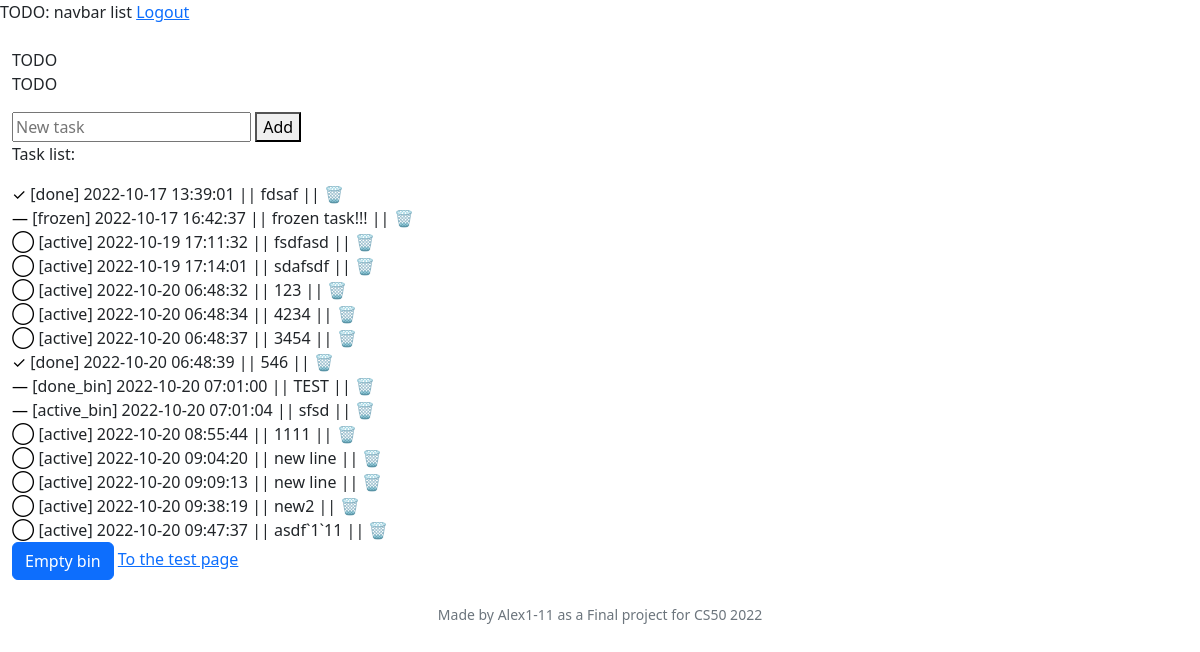
Page / (signed in) on the earlier database version.
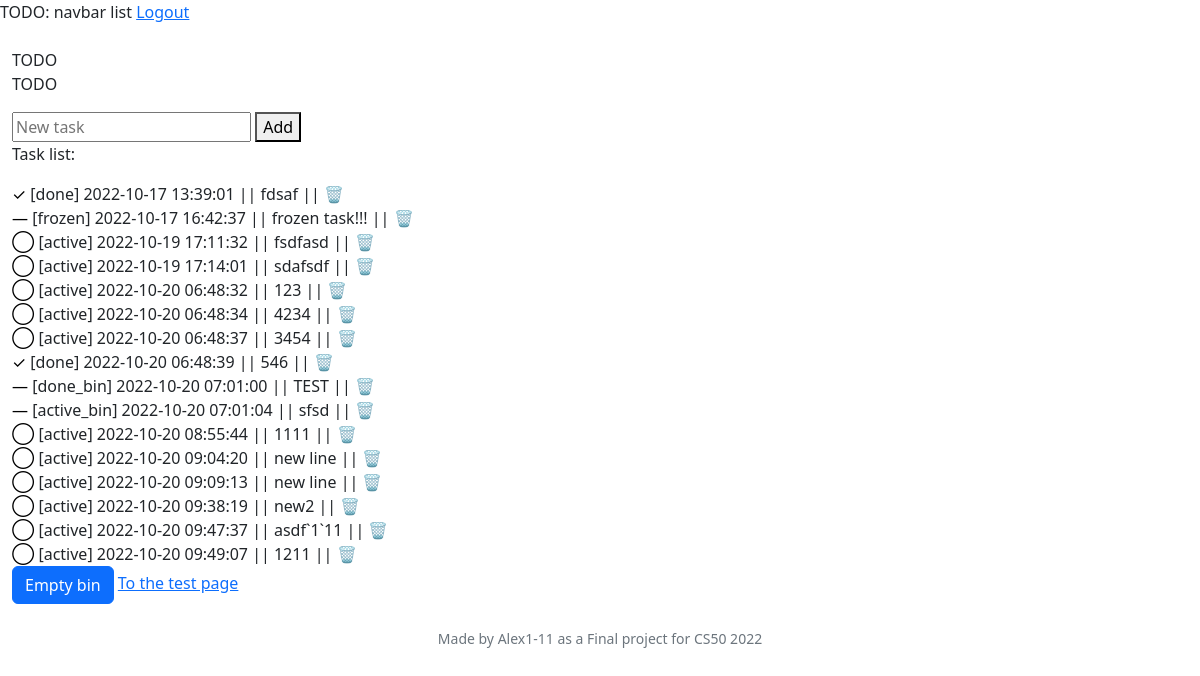
Same page on the later database version.
### models.py (models this page shows)
class Task(Base):
    __tablename__ = "tasks"
    id = Column(Integer, primary_key=True)
    created = Column(DateTime(), default=func.now())
    user_id = Column(Integer, ForeignKey("users.id"))
    title = Column(String(100), nullable=False)
    status = Column(String, default="active")
    priority = Column(Integer, default=0)
    date = Column(String)
    datetime = Column(String)
    context_id = Column(Integer, ForeignKey("contexts.id"))
    project_id = Column(Integer, ForeignKey("projects.id"))
    note = Column(String)
    parent_id = Column(Integer, ForeignKey("tasks.id"))
    repeat = Column(String)
    tags = relationship(
        "Tag", secondary=task_tags, back_populates="tasks"
    )

### app.py (the view)
@app.route("/", methods=["GET", "POST"])
@login_required
def index():
    if request.method == "POST":
        if request.form.get("task_new_trigger") and request.form.get("task_new"):
            with DbSession.begin() as db:
                task_new = Task(
                    title=request.form.get("task_new").strip(),
                    user_id=session["user_id"],
                )
                print(task_new.__dict__)
                db.add(task_new)
                db.flush()
                html = render_template("test.html", task=task_new)
                return html
        if request.form.get("task_mark"):
            with DbSession.begin() as db:
                task = db.execute(
                    select(Task)
                    .where(Task.id == request.form["task_mark"])
                ).scalars().first()
                if task.status == "done":
                    db.execute(
                        update(Task)
                        .where(Task.id == task.id)
                        .values(status="active")
                    )
                elif task.status == "active":
                    db.execute(
                        update(Task)
                        .where(Task.id == task.id)
                        .values(status="done")
                    )
            return redirect("/")
        if request.form.get("task_delete"):
            with DbSession.begin() as db:
                db.execute(
                    update(Task)
                    .where(Task.id == request.form["task_delete"])
                    .values(status=Task.status + "_bin")
                )
            return redirect("/")
        if request.form.get("task_restore"):
            with DbSession.begin() as db:
                db.execute(
                    update(Task)
                    .where(Task.status.endswith('_bin', autoescape=True))
                )
        if request.form.get("bin_empty"):
            with DbSession.begin() as db:
                db.execute(
                    delete(Task)
                    .where(Task.status.endswith('_bin', autoescape=True))
                    .execution_options(synchronize_session=False)
                )
            return redirect("/")
        return redirect("/")
    else:
        with DbSession.begin() as db:
            tasks = db.execute(select(Task)).scalars().all()
            if tasks:
                return render_template("index.html", tasks=tasks)
            else:
                flash("No tasks left")
                return render_template("index.html")

### app.py (called while the page is built)
@app.after_request
def after_request(response):
    response.headers["Cache-Control"] = "no-cache, no-store, must-revalidate"
    response.headers["Expires"] = 0
    response.headers["Pragma"] = "no-cache"
    return response

def login_required(f):
    @wraps(f)
    def decorated_function(*args, **kwargs):
        if session.get("user_id") is None:
            return redirect("/login")
        return f(*args, **kwargs)
    return decorated_function

### templates/index.html (shortened to what this page needs)
{% extends "layout.html" %}
{% block main %}
    <p>TODO</p>
    <form id="add_new_task" action="/" method="POST">
        <div>
            <input autocomplete="off" id="task_new" name="task_new" placeholder="New task" type="text" required>
            <button type="submit" name="task_new_trigger" value="1">Add</button>
        </div>
    </form>
    <div id="tasklist">
        <p>Task list:</p>
        {% for task in tasks %}
            <div>
                <form action="/" method="POST">
                    <span>[{{ task.status }}] {{ task.created }} || {{ task.title }} ||</span>
                </form>
            </div>
        {% endfor %}
    </div>
    <button type="button" class="btn btn-primary" data-bs-toggle="modal" data-bs-target="#exampleModal">
        Empty bin
    </button>
    <a href="/test">To the test page</a>
{% endblock %}

### templates/layout.html (shortened to what this page needs)
<!DOCTYPE html>
<html lang="en">
    <head>
        <link href="https://cdn.jsdelivr.net/npm/bootstrap@5.2.2/dist/css/bootstrap.min.css" rel="stylesheet">
        <link href="/static/styles.css" rel="stylesheet">
    </head>
    <body>
        <div class="">
            {% if session["user_id"] %}
                TODO: navbar list
                <a href="/logout">Logout</a>
            {% else %}
                <a href="/register">Register</a>
                <a href="/login">Log in</a>
            {% endif %}
        </div>
        <div class="container-xxl bg-gutter mt-3 my-md-4 bd-layout">
            <aside class="bd-sidebar">
                <div class="offcanvas-lg offcanvas-start" tabindex="-1" id="bd-sidebar">
                    <div class="offcanvas-body">
                        <nav class="bd-links w-100">
                            TODO
                        </nav>
                    </div>
                </div>
            </aside>
            <main class="bd-main order-1">
                {% block main %}{% endblock %}
            </main>
        </div>
        <footer class="mb-5 small text-center text-muted">
            Made by Alex1-11 as a Final project for CS50 2022
        </footer>
    </body>
</html>

Differences in the rows shown:
added Task: status "active", created "2022-10-20 09:49:07", title "1211"
